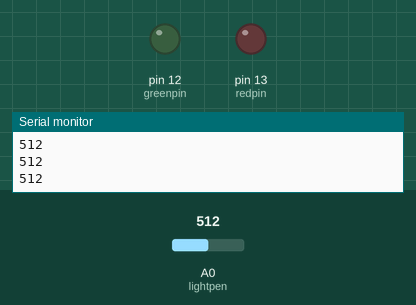
The sketch below on a simulated Arduino Uno, built with avr-gcc and run on an emulated ATmega328P. On the bench: output pins drawn as LEDs (lit = HIGH), the last lines printed to the serial monitor. Inputs (shaded band) come from the test bench; at power-on: A0 (lightpen) = 512.

Above: at 1.2 s.
1.3 s: A0 (lightpen) set to 887
2.9 s: A0 (lightpen) set to 910
At 4.0 s:
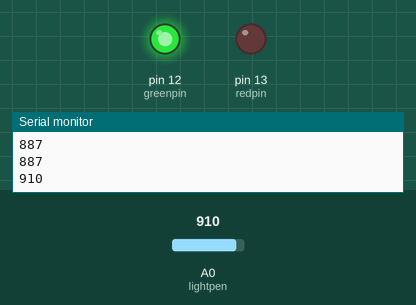
5.9 s: A0 (lightpen) set to 40
At 7.9 s:
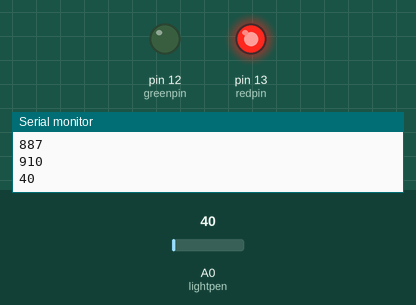
8.9 s: A0 (lightpen) set to 46
11.0 s: A0 (lightpen) set to 57
At 11.9 s:
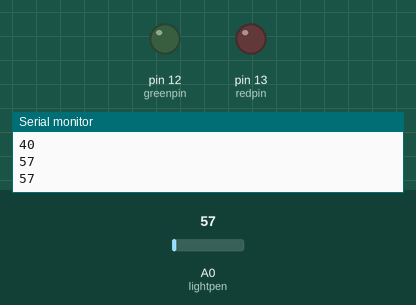
12.5 s: A0 (lightpen) set to 0
At 13.7 s:
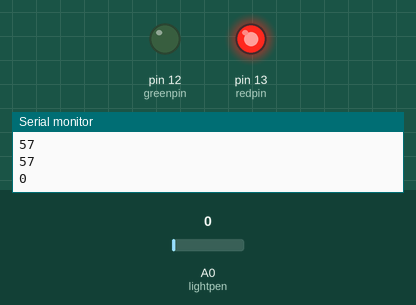
Timing chart, 0 to 16.3 s (numbered marks = the images above; inputs shaded):
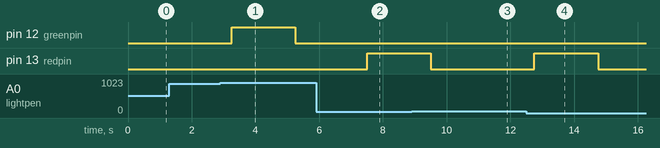

The sketch:

photoresister.ino
```cpp
int lightpen=A0;
int lightval;
int redpin=13;
int greenpin = 12;
void setup() {
  // put your setup code here, to run once:
  pinMode(lightpen,INPUT);
  pinMode(redpin,OUTPUT);
  pinMode(greenpin,OUTPUT);
  Serial.begin(9600);
}

void loop() {
  // put your main code here, to run repeatedly:
  lightval=analogRead(lightpen);
  Serial.println(lightval);
  delay(250);
  if(lightval<=50){
    digitalWrite(redpin,HIGH);
    delay(2000);
    digitalWrite(redpin,LOW);
    delay(2000);

  }
  if(lightval>=900){
    digitalWrite(greenpin,HIGH);
    delay(2000);
    digitalWrite(greenpin,LOW);
    delay(2000);

  }
}


// -----------------------------------------------------------------------------------------------------------------------
// testing the photoresister
// int lightpen=A0;
// int lightval;
// void setup() {
//   // put your setup code here, to run once:
//   pinMode(lightpen,INPUT);
//   Serial.begin(9600);
// }

// void loop() {
//   // put your main code here, to run repeatedly:
//   lightval=analogRead(lightpen);
//   Serial.println(lightval);
//   delay(250);
// }
```

Measured:
- the behaviour switches between 899 and 900 on A0 (lightpen) (found by bisection; images 0 and 1)
- the behaviour switches between 50 and 51 on A0 (lightpen) (found by bisection; images 2 and 3)
- after the input at 2.9 s, pin 12 (greenpin): LOW → HIGH after 0.35 s, → LOW 2.0 s later
- after the input at 5.9 s, pin 12 (greenpin): stays LOW (without the input it goes to HIGH after 1.6 s); pin 13 (redpin): LOW → HIGH after 1.6 s
- after the input at 11.0 s, pin 13 (redpin): stays LOW (without the input it goes to HIGH after 0.75 s)
- after the input at 12.5 s, pin 13 (redpin): LOW → HIGH after 0.26 s, → LOW 2.0 s later
